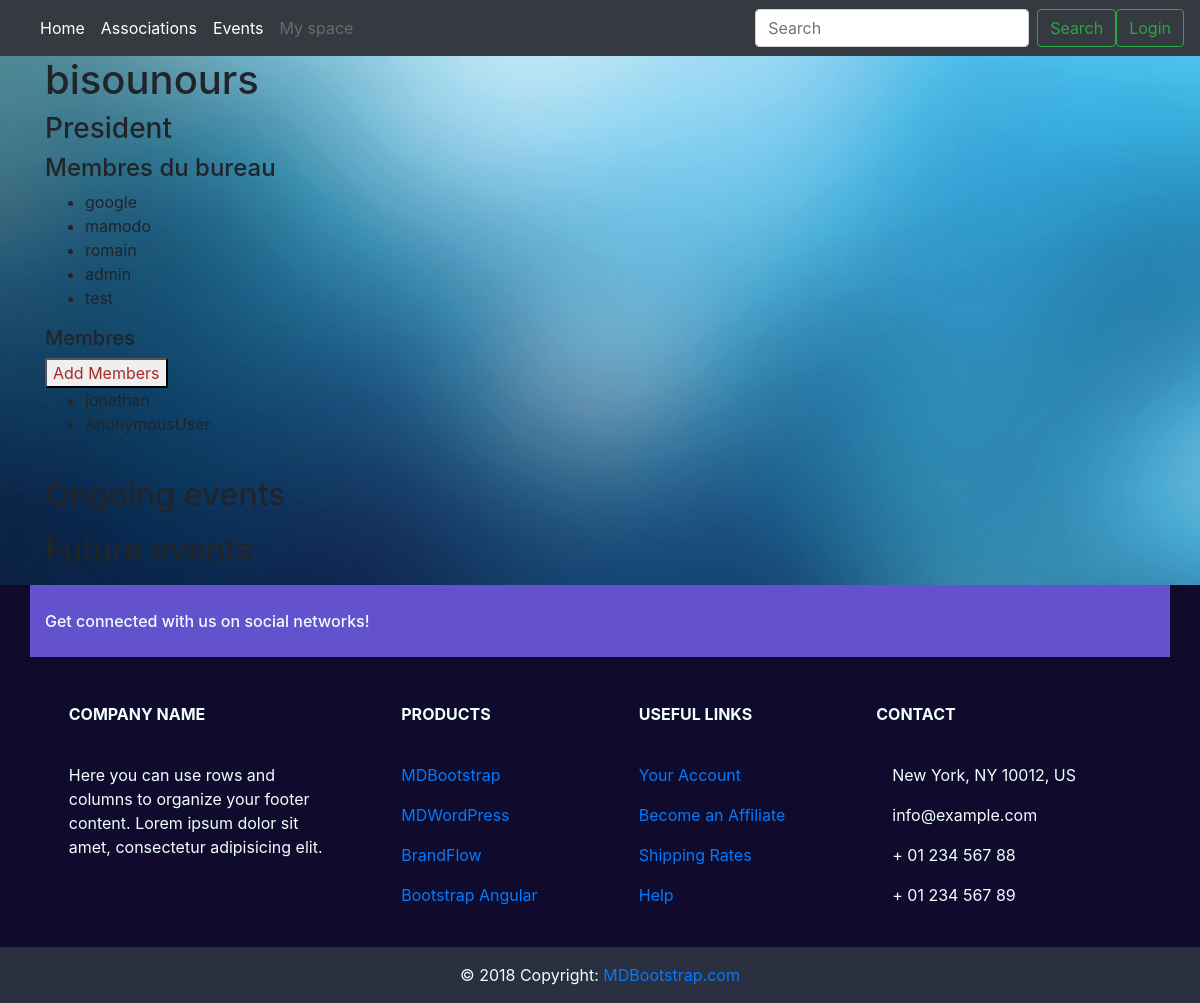
The app's page /assos/1 with its own data.
### event/models.py (models this page shows, shortened)
class Association(models.Model):
    name = models.CharField(_("Name"), max_length=64, unique=True)
    class Meta:
        verbose_name = _("Association")
        verbose_name_plural = _("Associations")
        permissions = (
            ('create_event', 'User can create an event'),
            ('manage_member', 'User can add and remove a member'),
            ('choose_staff', 'User can choose staff'),
            ('manage_manager', 'User can add and remove managers'),
            ('manage_president', 'User can modify the president'),
        )

class Manager(models.Model):
    user = models.ForeignKey(User, on_delete=models.CASCADE)
    assos_id = models.ForeignKey(Association, on_delete=models.CASCADE,
                                 related_name='managers')
    member = CompositeOneToOneField(Member, on_delete=models.CASCADE,
                                    to_fields={"assos_id", "user"})
    class Meta:
        verbose_name = _("Member of the Bureau")
        verbose_name_plural = _("Members of the Bureau")

class Member(models.Model):
    assos_id = models.ForeignKey(Association, related_name='members',
                                 on_delete=models.CASCADE)
    user = models.ForeignKey(User, related_name='memberships',
                             on_delete=models.CASCADE)
    class Meta:
        verbose_name = _("Member")
        verbose_name_plural = _("Members")
        unique_together = ('assos_id', 'user')

### event/views.py (the view, shortened to what this page needs)
# urls.py: path('assos/<int:pk>', views.AssosDetailView.as_view(), name='asso_detail'),
class AssosDetailView(generic.DetailView, generic.edit.FormMixin):
    model = Association
    template_name = 'assos_detail.html'
    form_class = AddMemberForm
    def get_form(self): # should have maybe used get_form_kwargs
        if self.request.method == 'POST':
            return AddMemberForm(asso=self.get_object(), data=self.request.POST)
        return AddMemberForm(asso=self.get_object())
    def get_object(self):
        try:
            my_assos = Association.objects.get(pk=self.kwargs.get('pk'))
            return my_assos
        except self.model.DoesNotExist:
            raise Http404("No Association matches the given query.")
    def get_context_data(self, **kwargs):
        context = super().get_context_data(**kwargs)
        assos = self.get_object()
        try:
            president = assos.president
        except President.DoesNotExist:
            president = None
        context['president'] = president
        president = User.objects.none() if president is None else [president.user]
        managers = assos.managers.all().exclude(user__in=president)
        context['managers'] = managers
        managers = managers.values_list('user', flat=True)
        members = assos.members.all().exclude(user__in=managers).exclude(user__in=president)
        context['members'] = members
        events = assos.events.all()
        now = timezone.now()
        context['future_events'] = events.filter(start__gt=now)
        context['ongoing_events'] = events.filter(start__lte=now, end__gt=now)
        context['form'] = self.get_form()
        return context

### event/forms.py
class AddMemberForm(forms.Form):
        def __init__(self, *args, **kwargs):
            self.asso = kwargs.pop('asso')
            super(AddMemberForm,self).__init__(*args,**kwargs)
            unwanted = self.asso.members.all().values_list('user', flat=True)
            self.fields['users'].queryset = User.objects.all().exclude(id__in=unwanted)
        users = forms.ModelMultipleChoiceField(label=_("Members to add"),
        queryset=User.objects.none(),
        widget=forms.SelectMultiple(attrs={"class" : "form-control select-multiple"}))

### templates/assos_detail.html (shortened to what this page needs)
{% extends "base.html" %}
{% load static %}
{%block content %}
    <h1>{{object.name}}</h1>
    <h3>President</h3>
    <h4>Membres du bureau</h4>
    <ul>
    {% for manager in managers %}
    <li>{{manager.user.username}}</li>
    {% endfor %}
    </ul>
    <h5>Membres</h5>
    <button style="color:brown" onclick="display('add_members')">Add Members</button>
    <ul>
    {% for member in members %}
    <li>{{member.user.username}}</li>
    {% endfor %}
    </ul>
    <br/>
    <h2>Ongoing events</h2>
    <h2>Future events</h2>
{% endblock content %}

### static/css/style.css (style rules this page uses)
body { background-image: url(../img/wallpaper.jpg); }

### records on screen
Association: name "bisounours"
Manager: user.username "google"
Manager: user.username "mamodo"
Manager: user.username "romain"
Manager: user.username "admin"
Manager: user.username "test"
Member: user.username "jonathan"
Member: user.username "AnonymousUser"
